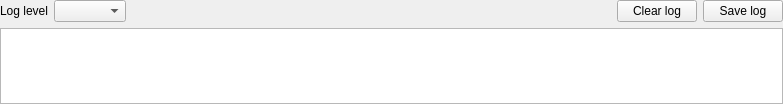
<?xml version="1.0" encoding="UTF-8"?>
<ui version="4.0">
 <class>dbg</class>
 <widget class="QWidget" name="dbg">
  <property name="geometry">
   <rect>
    <x>0</x>
    <y>0</y>
    <width>783</width>
    <height>104</height>
   </rect>
  </property>
  <property name="windowTitle">
   <string>dbg</string>
  </property>
  <layout class="QVBoxLayout" name="verticalLayout">
   <property name="leftMargin">
    <number>0</number>
   </property>
   <property name="topMargin">
    <number>0</number>
   </property>
   <property name="rightMargin">
    <number>0</number>
   </property>
   <property name="bottomMargin">
    <number>0</number>
   </property>
   <item>
    <layout class="QHBoxLayout" name="horizontalLayout">
     <item>
      <widget class="QLabel" name="label_5">
       <property name="text">
        <string>Log level</string>
       </property>
      </widget>
     </item>
     <item>
      <widget class="QComboBox" name="cb_level"/>
     </item>
     <item>
      <spacer name="horizontalSpacer">
       <property name="orientation">
        <enum>Qt::Horizontal</enum>
       </property>
       <property name="sizeHint" stdset="0">
        <size>
         <width>40</width>
         <height>20</height>
        </size>
       </property>
      </spacer>
     </item>
     <item>
      <widget class="QPushButton" name="btn_clr">
       <property name="text">
        <string>Clear log</string>
       </property>
       <property name="icon">
        <iconset resource="../qccf.qrc">
         <normaloff>:/images/reset.png</normaloff>:/images/reset.png</iconset>
       </property>
      </widget>
     </item>
     <item>
      <widget class="QPushButton" name="btn_save">
       <property name="text">
        <string>Save log</string>
       </property>
       <property name="icon">
        <iconset resource="../qccf.qrc">
         <normaloff>:/images/log.png</normaloff>:/images/log.png</iconset>
       </property>
      </widget>
     </item>
    </layout>
   </item>
   <item>
    <widget class="QPlainTextEdit" name="log">
     <property name="minimumSize">
      <size>
       <width>0</width>
       <height>64</height>
      </size>
     </property>
    </widget>
   </item>
  </layout>
 </widget>
 <resources>
  <include location="../qccf.qrc"/>
 </resources>
 <connections/>
</ui>
